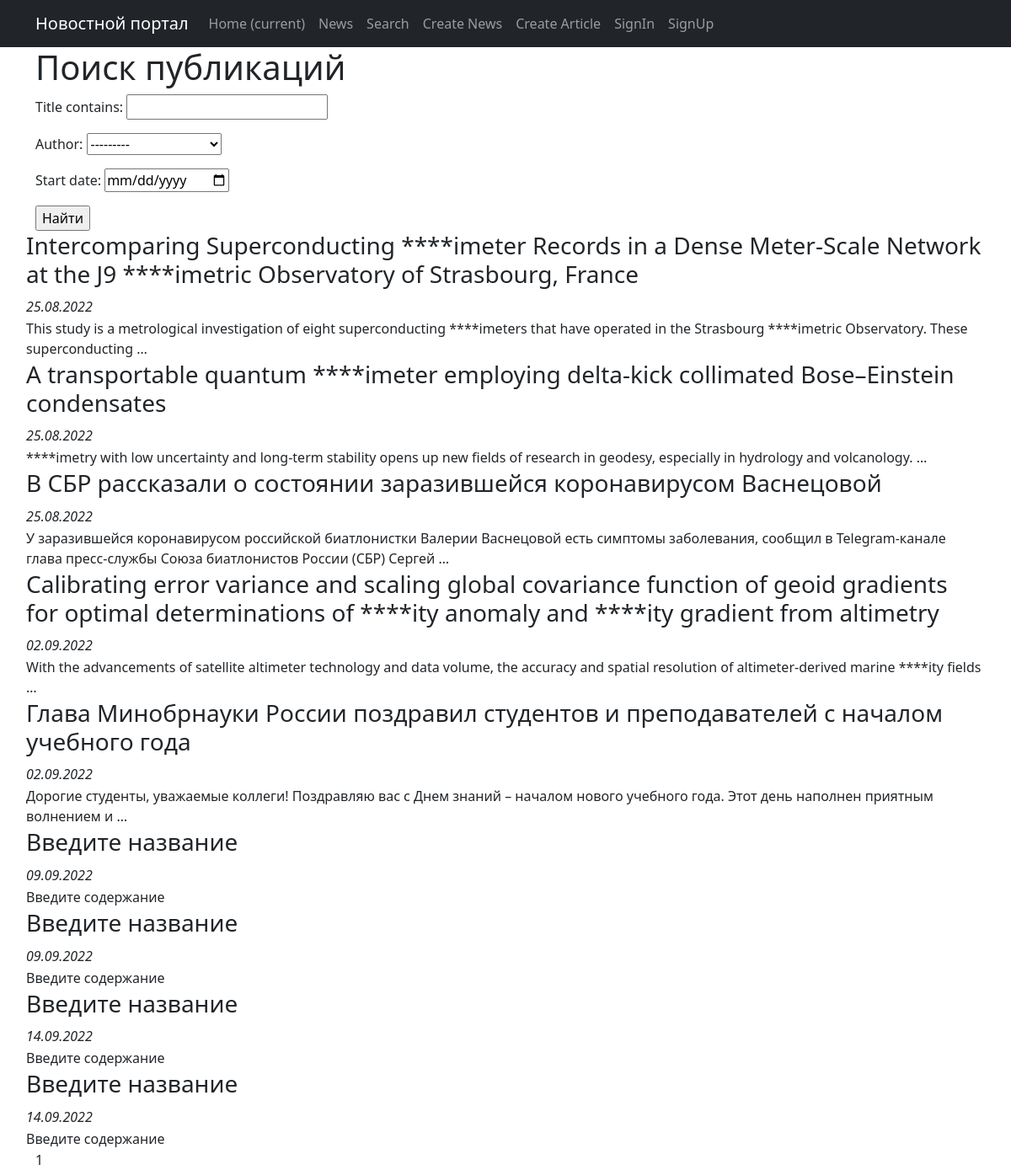
The page /search/ on the database as committed earlier.
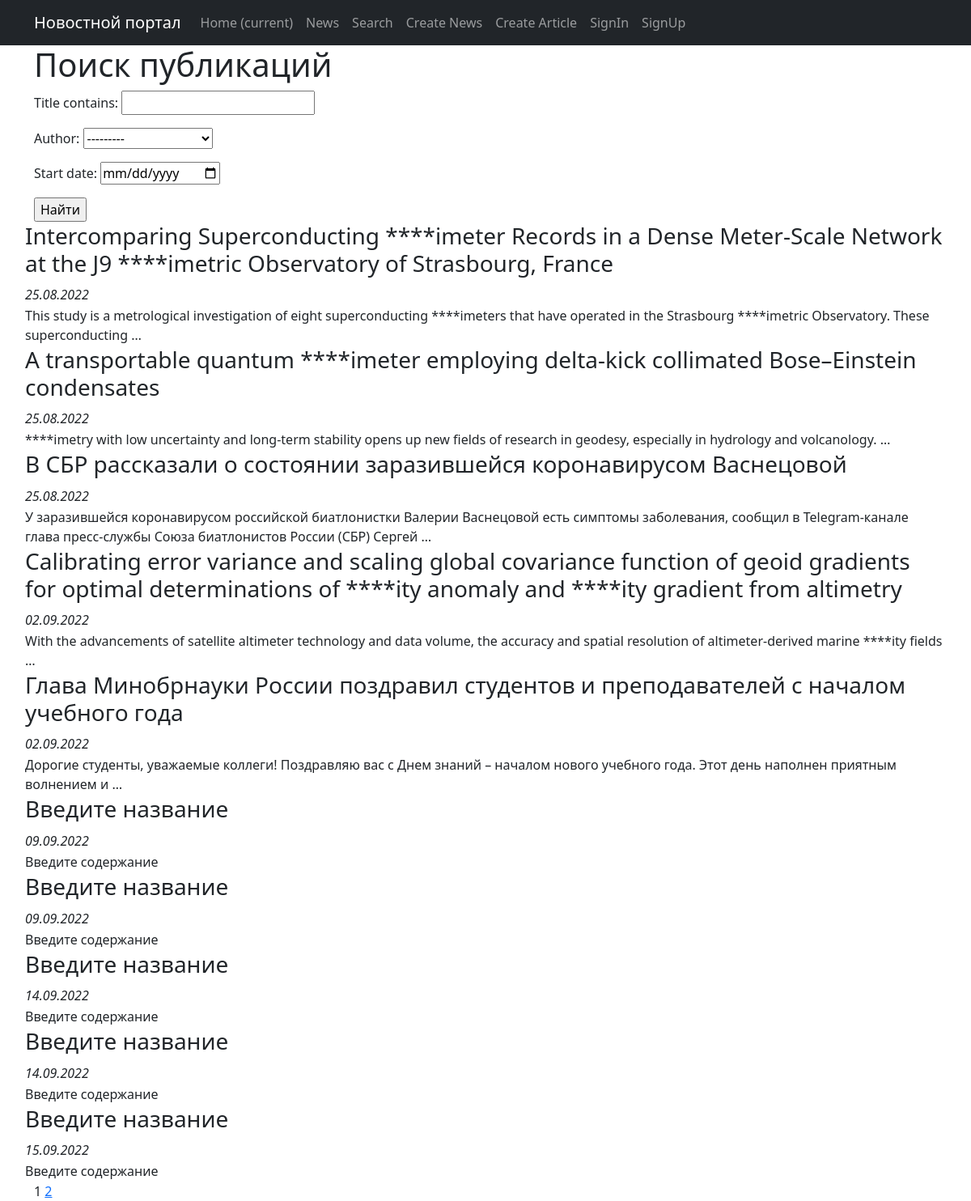
The same page on the database as committed later.
### posts/models.py (models this page shows, shortened)
class Post(models.Model):
    paper = 'PA'
    news = 'NE'
    author = models.ForeignKey(Author, on_delete=models.CASCADE)
    post_type = models.CharField(max_length=2, choices=POST_TYPE, default=paper)
    pub_time = models.DateTimeField(auto_now_add=True)
    categories = models.ManyToManyField(Category, through='PostCategory')
    title = models.CharField(max_length=255, default='Введите название')
    text = models.TextField(default='Введите содержание')
    _rating = models.IntegerField(default=0)
    @property
    def rating(self):
        return self._rating

### posts/views.py (the view)
# urls.py: path('search/', PostSearch.as_view(), name='search'),
class PostSearch(PostsList):
    model = Post
    template_name = 'search.html'
    context_object_name = 'posts'

### accounts/models.py (called while the page is built)
    def __str__(self) -> str:
        return f'{self.user.first_name} {self.user.last_name}'

### posts/templatetags/custom_filters.py (called while the page is built)
@register.filter()
def censor(value):
    for word in CENSOR_WORDS:
        value = value.replace(word, '*' * len(word))
    return value

### posts/templatetags/custom_tags.py (called while the page is built)
@register.simple_tag(takes_context=True)
def url_replace(context, **kwargs):
    d = context['request'].GET.copy()
    for k, v in kwargs.items():
        d[k] = v
    return d.urlencode()

### posts/views.py (called while the page is built)
    def get_queryset(self):
        queryset = super().get_queryset()
        self.filterset = PostFilter(self.request.GET, queryset)
        return self.filterset.qs

    def get_context_data(self, **kwargs):
        context = super().get_context_data(**kwargs)
        context["filterset"] = self.filterset
        return context

### templates/search.html (shortened to what this page needs)
{% extends 'flatpages/default.html' %}
{% load custom_filters %}
{% load custom_tags %}
{% block content %}
    <h1> Поиск публикаций </h1>
    <form action='' method='get'>
        {{ filterset.form.as_p }}
        <input type='submit' value='Найти'/>
    </form>
    {% if posts %}
        <table>
            {% for post in posts %}
                <tr>
                    <td>
                        <h3>{{ post.title|censor }}</h3>
                    </td>
                </tr>
                <tr>
                    <td>
                        <i>{{ post.pub_time|date:'d.m.Y' }}</i>
                    </td>
                </tr>
                <tr>
                    <td>{{ post.text|truncatewords:20|censor }}</td>
                </tr>
            {% endfor %}
        </table>
    {% else %}
        <h2>Новостей нет</h2>
    {% endif %}
    <nobr>
        {{ page_obj.number }}
        {% if page_obj.has_next %}
            <a href="?{% url_replace page=page_obj.next_page_number %}">{{ page_obj.next_page_number }}</a>
        {% endif %}
    </nobr>
{% endblock content %}

Rows that differ between the two databases and show on the page:
added Post: title|censor "Введите название", pub_time "15.09.2022", text|censor "Введите содержание"
Other text that changed with them:
{{ page_obj.next_page_number }}: (not shown) → "2"
